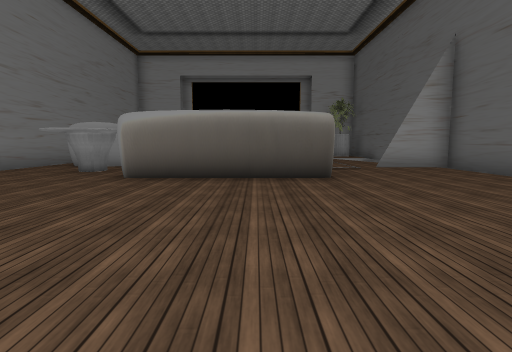
[1] (above)

16 first-person views from a walk through a 3-D level made in the Unity game engine. The camera is 1.3 m above the floor, tilts 6° down and sees 80° across. The floor is counted in squares, 2 m on a side. Each view is taken from the middle of a square. On the plan, view 1 faces up. The plan holds only what a view shows up to about 10 squares ahead; the rest is blank. The place goes on beyond the plan. The player is left out. Some surface patterns are stand-ins.

[2]
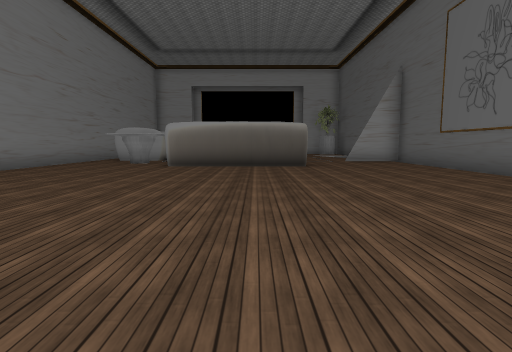

[3]
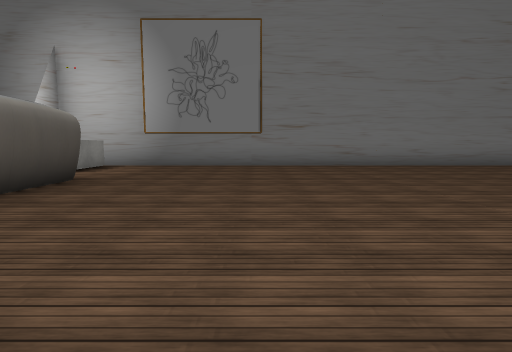

[4]
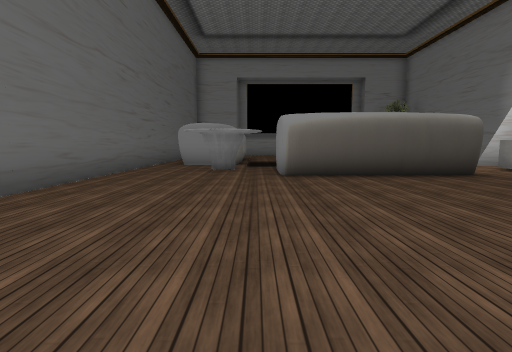

[5]
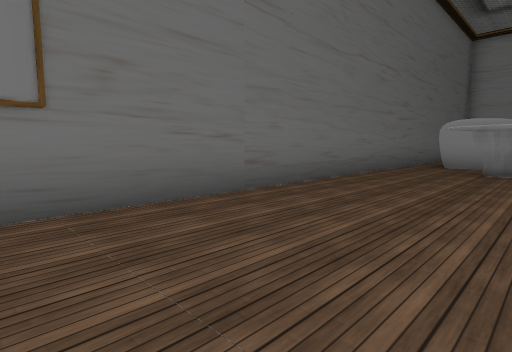

[6]
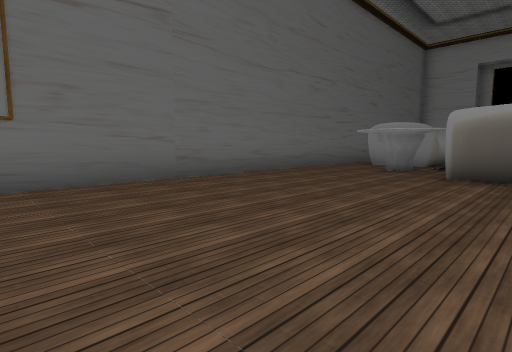

[7]
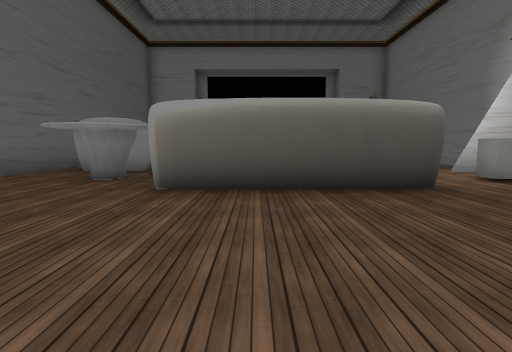

[8]
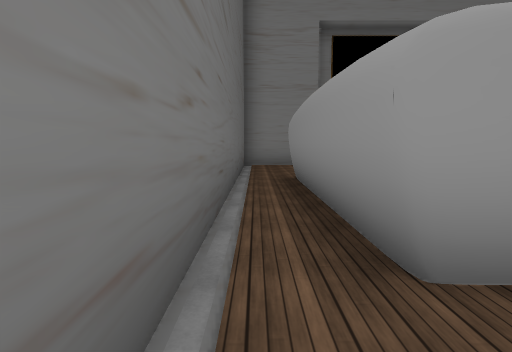

[9]
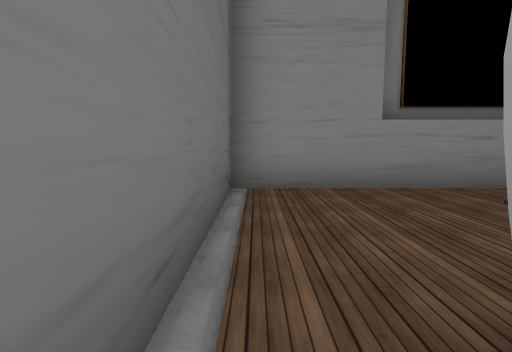

[10]
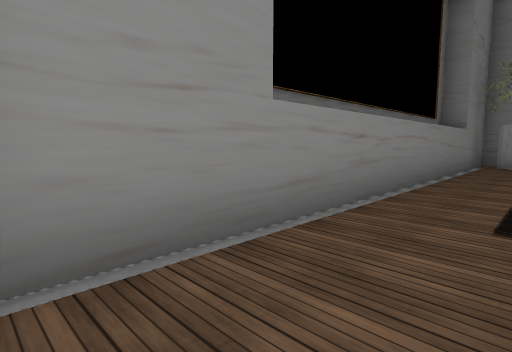

[11]
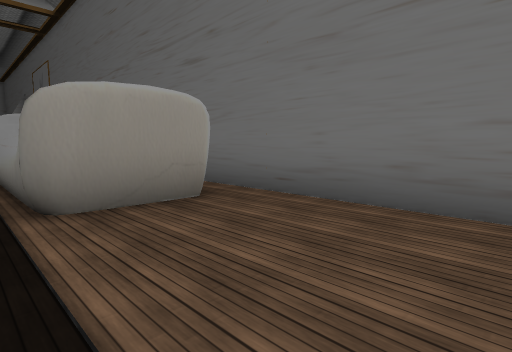

[12]
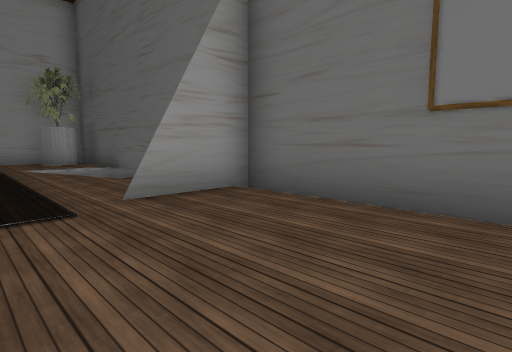

[13]
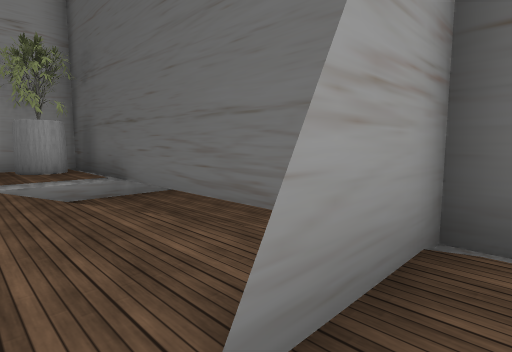

[14]
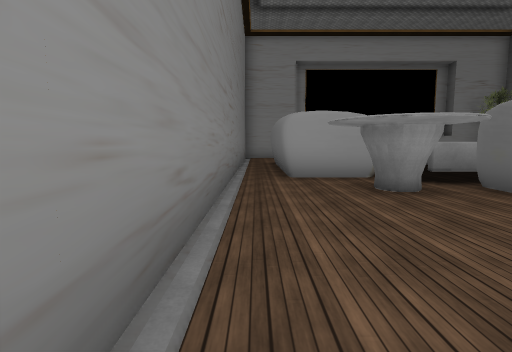

[15]
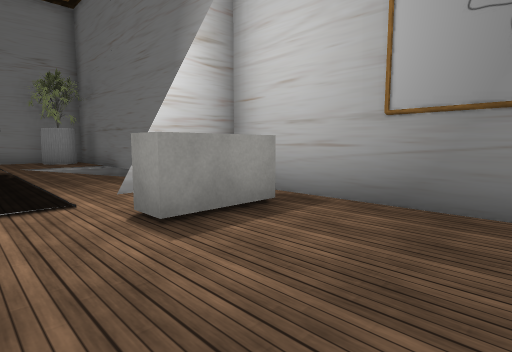

[16]
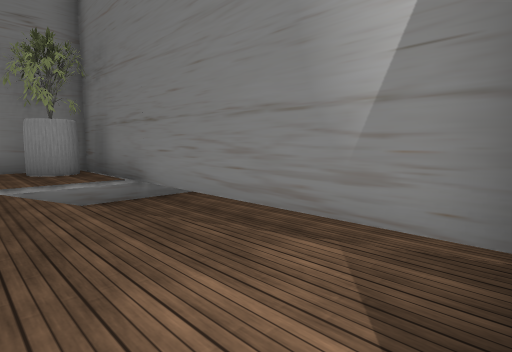

### Floor plan
Points are (right, up) in squares from view 1. A wall is a line through its corners. A room is listed if a view was taken in it or the views show most of it. See-through windows are left out.
Room 1 (views 1, 2, 3, 4, 5, 6, 7, 8, 9, 12, 13, 14, 15, 16)
walls: (-2.5, -3.2) (1.5, -3.2) (1.5, -5.1); (1.4, 5.7) (-2.5, 5.7); (-2.6, 7) (-2.6, 7.7); (-5.6, -4.3) (-4.2, -4.3) (-4.2, -4.9); (2.5, -6.3) (4.4, -6.3) (4.4, -10.8); (-3.7, 8.9) (-5.5, 8.9); (-6.3, -6.1) (-4.5, -6.2); (-6.5, 8.4) (-6.5, -5.5); (5.4, -10.5) (5.4, 8.6) (3.5, 8.6)
ways out: opening at (5, -10) to room 2; opening at (-6, 9); opening at (-4, -6); opening at (3, 9)
Room 2 (view 10)
walls: (4.4, -10.8) (2.4, -10.8); (2.4, -14.7) (5.4, -14.7) (5.4, -10.5)
ways out: opening at (5, -10) to room 1; opening at (3, -14) to room 3
Room 3 (view 11)
walls: (-3.5, -14.7) (2.4, -14.7)
ways out: opening at (3, -14) to room 2; opening at (-4, -14)

Positions as (right, up) in squares from view 1, and headings:
1: (0, 0), facing up
2: (0, -3), facing up
3: (3, 0), facing left
4: (2, 3), facing down
5: (2, 3), facing down-right
6: (0, 3), facing down-right
7: (0, 1), facing down
8: (5, -5), facing down
9: (5, -10), facing down
10: (5, -13), facing down-left
11: (2, -14), facing up-right
12: (2, 5), facing up-right
13: (3, 8), facing up-right
14: (-6, 3), facing up
15: (-3, -2), facing down-left
16: (-4, -6), facing down-left
